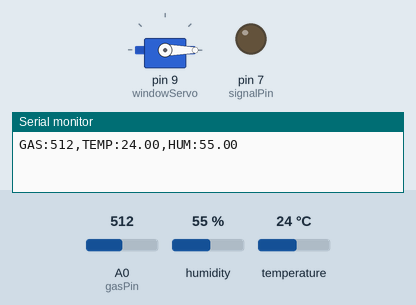
Recording of a sketch running on a simulated Arduino Uno, built with avr-gcc and run on an emulated ATmega328P. Shown: servo, output pins drawn as LEDs (lit = HIGH), the last lines printed to the serial monitor. The inputs (shaded band) are chosen by the test bench; at power-on: A0 (gasPin) = 512, humidity 55 %, temperature 24 °C.

Above: at 1.2 s.
1.3 s: A0 (gasPin) set to 635
3.8 s: A0 (gasPin) set to 666
At 6.3 s:
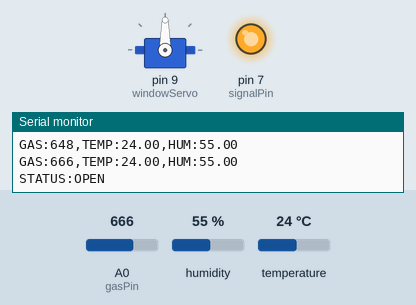
Timing chart, 0 to 7.8 s (numbered marks = the images above; inputs shaded):
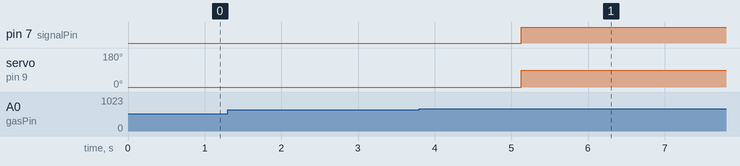

Measured:
- the behaviour switches between 650 and 651 on A0 (gasPin) (found by bisection; images 0 and 1)
- after the input at 3.8 s, pin 7 (signalPin): LOW → HIGH after 1.3 s; servo on pin 9 (windowServo): 0° → 90° after 1.3 s

The sketch:

smart_air_quality_monitoring.ino
```cpp
// arduino code :

#include <Servo.h>
#include <DHT.h>

#define DHTPIN 2
#define DHTTYPE DHT11

DHT dht(DHTPIN, DHTTYPE);
Servo windowServo;

int gasPin = A0;
int signalPin = 7;

int windowState = 0; // 0 = closed, 1 = open

// 🔥 Thresholds (optimized)
int gasOpenThreshold = 650;
int gasCloseThreshold = 500;   // 👈 faster closing

// ⏱ Timing control
unsigned long lastBadAirTime = 0;
unsigned long closeDelay = 4000; // 4 sec stability before closing

void setup() {
  Serial.begin(9600);

  pinMode(signalPin, OUTPUT);
  pinMode(gasPin, INPUT);

  dht.begin();
  windowServo.attach(9);

  windowServo.write(0); // start closed
}

void loop() {

  // 🔥 GAS AVERAGING (better stability)
  int gas = 0;
  for (int i = 0; i < 7; i++) {
    gas += analogRead(gasPin);
    delay(30);
  }
  gas = gas / 7;

  float temp = dht.readTemperature();
  float hum = dht.readHumidity();

  if (isnan(temp) || isnan(hum)) {
    Serial.println("ERROR");
    delay(1500);
    return;
  }

  // 📡 SERIAL DATA (future ready)
  Serial.print("GAS:");
  Serial.print(gas);
  Serial.print(",TEMP:");
  Serial.print(temp);
  Serial.print(",HUM:");
  Serial.println(hum);

  bool badAir = false;

  // 🧠 SMART DECISION
  if (gas > gasOpenThreshold || (temp > 32 && hum > 70)) {
    badAir = true;
    lastBadAirTime = millis();  // update last bad air time
  }

  // 🚨 OPEN WINDOW (instant)
  if (badAir && windowState == 0) {
    windowServo.write(90);
    digitalWrite(signalPin, HIGH);
    windowState = 1;

    Serial.println("STATUS:OPEN");
  }

  // ✅ CLOSE WINDOW (smart + delay + stable air)
  if (!badAir && windowState == 1) {

    if (gas < gasCloseThreshold && millis() - lastBadAirTime > closeDelay) {
      windowServo.write(0);
      digitalWrite(signalPin, LOW);
      windowState = 0;

      Serial.println("STATUS:CLOSE");
    }
  }

  delay(1000); // faster loop
}

// esp32 code :

// #include <WiFi.h>
// #include <HTTPClient.h>
// #include <WiFiClientSecure.h>

// // WiFi
// const char* ssid = "OPPO Reno11 5G";
// const char* password = "pass";

// // Telegram
// String botToken = "token";

// String chatID1 = "6680036635";
// String chatID2 = "7021793764";

// // 🔁 Signal from Arduino (UPDATED PIN)
// int signalPin = 18;

// bool lastState = LOW;

// void setup() {
//   Serial.begin(115200);

//   pinMode(signalPin, INPUT);

//   // WiFi connect
//   WiFi.begin(ssid, password);

//   Serial.print("Connecting...");
//   while (WiFi.status() != WL_CONNECTED) {
//     delay(500);
//     Serial.print(".");
//   }

//   Serial.println("\nWiFi Connected ✅");
// }

// void loop() {

//   int state = digitalRead(signalPin);

//   // 🌫 GAS DETECTED → WINDOW OPEN
//   if (state == HIGH && lastState == LOW) {

//     Serial.println("Poor Air Detected Signal Received");

//     sendTelegramToAll("🌫 Poor Air Quality Detected!\n🪟 Window Opened Automatically 🚨");
//   }

//   // ✅ AIR NORMAL → WINDOW CLOSED
//   if (state == LOW && lastState == HIGH) {

//     Serial.println("Air Back to Normal");

//     sendTelegramToAll("✅ Air Quality Normal\n🪟 Window Closed");
//   }

//   lastState = state;

//   delay(500);
// }


// // 📩 Send to both users
// void sendTelegramToAll(String message) {
//   sendTelegram(chatID1, message);
//   delay(500);
//   sendTelegram(chatID2, message);
// }


// // 📡 Telegram function
// void sendTelegram(String chatID, String message) {

//   if (WiFi.status() == WL_CONNECTED) {

//     WiFiClientSecure client;
//     client.setInsecure();  // SSL bypass

//     HTTPClient http;

//     String url = "https://api.telegram.org/bot" + botToken +
//                  "/sendMessage?chat_id=" + chatID +
//                  "&text=" + message;

//     http.begin(client, url);
//     int httpResponseCode = http.GET();

//     Serial.print("Response: ");
//     Serial.println(httpResponseCode);

//     http.end();
//   }
// }
```
